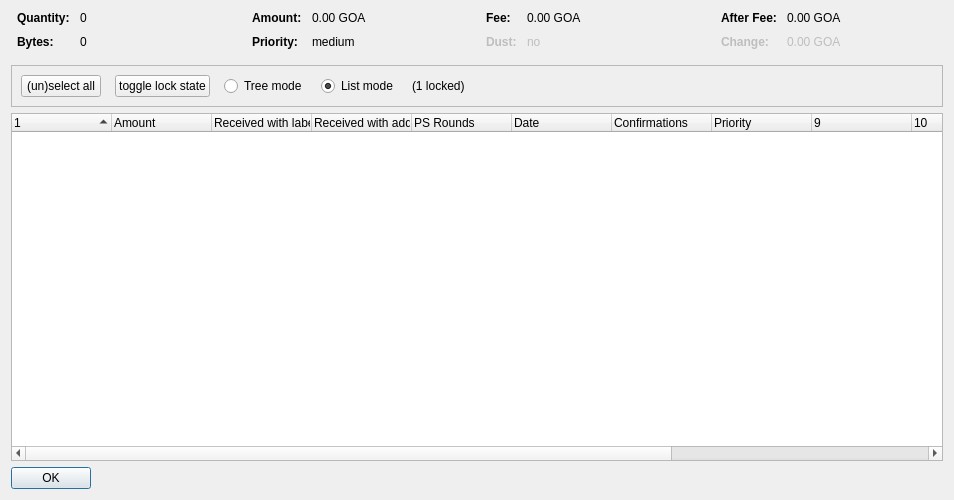
<?xml version="1.0" encoding="UTF-8"?>
<ui version="4.0">
 <class>CoinControlDialog</class>
 <widget class="QDialog" name="CoinControlDialog">
  <property name="geometry">
   <rect>
    <x>0</x>
    <y>0</y>
    <width>954</width>
    <height>500</height>
   </rect>
  </property>
  <property name="windowTitle">
   <string>Coin Selection</string>
  </property>
  <layout class="QVBoxLayout" name="verticalLayout">
   <item>
    <layout class="QHBoxLayout" name="horizontalLayoutTop" stretch="0,0,0,0">
     <property name="topMargin">
      <number>0</number>
     </property>
     <property name="bottomMargin">
      <number>10</number>
     </property>
     <item>
      <layout class="QFormLayout" name="formLayoutCoinControl1">
       <property name="horizontalSpacing">
        <number>10</number>
       </property>
       <property name="verticalSpacing">
        <number>10</number>
       </property>
       <property name="leftMargin">
        <number>6</number>
       </property>
       <property name="rightMargin">
        <number>6</number>
       </property>
       <item row="0" column="0">
        <widget class="QLabel" name="labelCoinControlQuantityText">
         <property name="font">
          <font>
           <weight>75</weight>
           <bold>true</bold>
          </font>
         </property>
         <property name="text">
          <string>Quantity:</string>
         </property>
        </widget>
       </item>
       <item row="0" column="1">
        <widget class="QLabel" name="labelCoinControlQuantity">
         <property name="cursor">
          <cursorShape>IBeamCursor</cursorShape>
         </property>
         <property name="contextMenuPolicy">
          <enum>Qt::ActionsContextMenu</enum>
         </property>
         <property name="text">
          <string notr="true">0</string>
         </property>
         <property name="textInteractionFlags">
          <set>Qt::LinksAccessibleByMouse|Qt::TextSelectableByKeyboard|Qt::TextSelectableByMouse</set>
         </property>
        </widget>
       </item>
       <item row="1" column="0">
        <widget class="QLabel" name="labelCoinControlBytesText">
         <property name="font">
          <font>
           <weight>75</weight>
           <bold>true</bold>
          </font>
         </property>
         <property name="text">
          <string>Bytes:</string>
         </property>
        </widget>
       </item>
       <item row="1" column="1">
        <widget class="QLabel" name="labelCoinControlBytes">
         <property name="cursor">
          <cursorShape>IBeamCursor</cursorShape>
         </property>
         <property name="contextMenuPolicy">
          <enum>Qt::ActionsContextMenu</enum>
         </property>
         <property name="text">
          <string notr="true">0</string>
         </property>
         <property name="textInteractionFlags">
          <set>Qt::LinksAccessibleByMouse|Qt::TextSelectableByKeyboard|Qt::TextSelectableByMouse</set>
         </property>
        </widget>
       </item>
      </layout>
     </item>
     <item>
      <layout class="QFormLayout" name="formLayoutCoinControl2">
       <property name="horizontalSpacing">
        <number>10</number>
       </property>
       <property name="verticalSpacing">
        <number>10</number>
       </property>
       <property name="leftMargin">
        <number>6</number>
       </property>
       <property name="rightMargin">
        <number>6</number>
       </property>
       <item row="0" column="0">
        <widget class="QLabel" name="labelCoinControlAmountText">
         <property name="font">
          <font>
           <weight>75</weight>
           <bold>true</bold>
          </font>
         </property>
         <property name="text">
          <string>Amount:</string>
         </property>
        </widget>
       </item>
       <item row="0" column="1">
        <widget class="QLabel" name="labelCoinControlAmount">
         <property name="cursor">
          <cursorShape>IBeamCursor</cursorShape>
         </property>
         <property name="contextMenuPolicy">
          <enum>Qt::ActionsContextMenu</enum>
         </property>
         <property name="text">
          <string notr="true">0.00 GOA</string>
         </property>
         <property name="textInteractionFlags">
          <set>Qt::LinksAccessibleByMouse|Qt::TextSelectableByKeyboard|Qt::TextSelectableByMouse</set>
         </property>
        </widget>
       </item>
       <item row="1" column="0">
        <widget class="QLabel" name="labelCoinControlPriorityText">
         <property name="font">
          <font>
           <weight>75</weight>
           <bold>true</bold>
          </font>
         </property>
         <property name="text">
          <string>Priority:</string>
         </property>
        </widget>
       </item>
       <item row="1" column="1">
        <widget class="QLabel" name="labelCoinControlPriority">
         <property name="cursor">
          <cursorShape>IBeamCursor</cursorShape>
         </property>
         <property name="contextMenuPolicy">
          <enum>Qt::ActionsContextMenu</enum>
         </property>
         <property name="text">
          <string>medium</string>
         </property>
         <property name="textInteractionFlags">
          <set>Qt::LinksAccessibleByMouse|Qt::TextSelectableByKeyboard|Qt::TextSelectableByMouse</set>
         </property>
        </widget>
       </item>
      </layout>
     </item>
     <item>
      <layout class="QFormLayout" name="formLayoutCoinControl3">
       <property name="horizontalSpacing">
        <number>10</number>
       </property>
       <property name="verticalSpacing">
        <number>10</number>
       </property>
       <property name="leftMargin">
        <number>6</number>
       </property>
       <property name="rightMargin">
        <number>6</number>
       </property>
       <item row="0" column="0">
        <widget class="QLabel" name="labelCoinControlFeeText">
         <property name="font">
          <font>
           <weight>75</weight>
           <bold>true</bold>
          </font>
         </property>
         <property name="text">
          <string>Fee:</string>
         </property>
        </widget>
       </item>
       <item row="0" column="1">
        <widget class="QLabel" name="labelCoinControlFee">
         <property name="cursor">
          <cursorShape>IBeamCursor</cursorShape>
         </property>
         <property name="contextMenuPolicy">
          <enum>Qt::ActionsContextMenu</enum>
         </property>
         <property name="text">
          <string notr="true">0.00 GOA</string>
         </property>
         <property name="textInteractionFlags">
          <set>Qt::LinksAccessibleByMouse|Qt::TextSelectableByKeyboard|Qt::TextSelectableByMouse</set>
         </property>
        </widget>
       </item>
       <item row="1" column="0">
        <widget class="QLabel" name="labelCoinControlLowOutputText">
         <property name="enabled">
          <bool>false</bool>
         </property>
         <property name="font">
          <font>
           <weight>75</weight>
           <bold>true</bold>
          </font>
         </property>
         <property name="text">
          <string>Dust:</string>
         </property>
        </widget>
       </item>
       <item row="1" column="1">
        <widget class="QLabel" name="labelCoinControlLowOutput">
         <property name="enabled">
          <bool>false</bool>
         </property>
         <property name="cursor">
          <cursorShape>IBeamCursor</cursorShape>
         </property>
         <property name="contextMenuPolicy">
          <enum>Qt::ActionsContextMenu</enum>
         </property>
         <property name="text">
          <string>no</string>
         </property>
         <property name="textInteractionFlags">
          <set>Qt::LinksAccessibleByMouse|Qt::TextSelectableByKeyboard|Qt::TextSelectableByMouse</set>
         </property>
        </widget>
       </item>
      </layout>
     </item>
     <item>
      <layout class="QFormLayout" name="formLayoutCoinControl4">
       <property name="horizontalSpacing">
        <number>10</number>
       </property>
       <property name="verticalSpacing">
        <number>10</number>
       </property>
       <property name="leftMargin">
        <number>6</number>
       </property>
       <property name="rightMargin">
        <number>6</number>
       </property>
       <item row="0" column="0">
        <widget class="QLabel" name="labelCoinControlAfterFeeText">
         <property name="font">
          <font>
           <weight>75</weight>
           <bold>true</bold>
          </font>
         </property>
         <property name="text">
          <string>After Fee:</string>
         </property>
        </widget>
       </item>
       <item row="0" column="1">
        <widget class="QLabel" name="labelCoinControlAfterFee">
         <property name="cursor">
          <cursorShape>IBeamCursor</cursorShape>
         </property>
         <property name="contextMenuPolicy">
          <enum>Qt::ActionsContextMenu</enum>
         </property>
         <property name="text">
          <string notr="true">0.00 GOA</string>
         </property>
         <property name="textInteractionFlags">
          <set>Qt::LinksAccessibleByMouse|Qt::TextSelectableByKeyboard|Qt::TextSelectableByMouse</set>
         </property>
        </widget>
       </item>
       <item row="1" column="0">
        <widget class="QLabel" name="labelCoinControlChangeText">
         <property name="enabled">
          <bool>false</bool>
         </property>
         <property name="font">
          <font>
           <weight>75</weight>
           <bold>true</bold>
          </font>
         </property>
         <property name="text">
          <string>Change:</string>
         </property>
        </widget>
       </item>
       <item row="1" column="1">
        <widget class="QLabel" name="labelCoinControlChange">
         <property name="enabled">
          <bool>false</bool>
         </property>
         <property name="cursor">
          <cursorShape>IBeamCursor</cursorShape>
         </property>
         <property name="contextMenuPolicy">
          <enum>Qt::ActionsContextMenu</enum>
         </property>
         <property name="text">
          <string notr="true">0.00 GOA</string>
         </property>
         <property name="textInteractionFlags">
          <set>Qt::LinksAccessibleByMouse|Qt::TextSelectableByKeyboard|Qt::TextSelectableByMouse</set>
         </property>
        </widget>
       </item>
      </layout>
     </item>
    </layout>
   </item>
   <item>
    <widget class="QFrame" name="frame">
     <property name="minimumSize">
      <size>
       <width>0</width>
       <height>40</height>
      </size>
     </property>
     <property name="frameShape">
      <enum>QFrame::StyledPanel</enum>
     </property>
     <property name="frameShadow">
      <enum>QFrame::Sunken</enum>
     </property>
     <layout class="QHBoxLayout" name="horizontalLayout">
      <item>
       <layout class="QHBoxLayout" name="horizontalLayoutPanel" stretch="0,0,0,0,0,0">
        <property name="spacing">
         <number>14</number>
        </property>
        <item>
         <widget class="QPushButton" name="pushButtonSelectAll">
          <property name="sizePolicy">
           <sizepolicy hsizetype="Maximum" vsizetype="Fixed">
            <horstretch>0</horstretch>
            <verstretch>0</verstretch>
           </sizepolicy>
          </property>
          <property name="text">
           <string>(un)select all</string>
          </property>
          <property name="autoDefault">
           <bool>false</bool>
          </property>
         </widget>
        </item>
        <item>
         <widget class="QPushButton" name="pushButtonToggleLock">
          <property name="sizePolicy">
           <sizepolicy hsizetype="Maximum" vsizetype="Fixed">
            <horstretch>0</horstretch>
            <verstretch>0</verstretch>
           </sizepolicy>
          </property>
          <property name="text">
           <string>toggle lock state</string>
          </property>
          <property name="autoDefault">
           <bool>false</bool>
          </property>
         </widget>
        </item>
        <item>
         <widget class="QRadioButton" name="radioTreeMode">
          <property name="sizePolicy">
           <sizepolicy hsizetype="Maximum" vsizetype="Fixed">
            <horstretch>0</horstretch>
            <verstretch>0</verstretch>
           </sizepolicy>
          </property>
          <property name="text">
           <string>Tree mode</string>
          </property>
         </widget>
        </item>
        <item>
         <widget class="QRadioButton" name="radioListMode">
          <property name="sizePolicy">
           <sizepolicy hsizetype="Maximum" vsizetype="Fixed">
            <horstretch>0</horstretch>
            <verstretch>0</verstretch>
           </sizepolicy>
          </property>
          <property name="text">
           <string>List mode</string>
          </property>
          <property name="checked">
           <bool>true</bool>
          </property>
         </widget>
        </item>
        <item>
         <widget class="QLabel" name="labelLocked">
          <property name="text">
           <string>(1 locked)</string>
          </property>
         </widget>
        </item>
        <item>
         <spacer name="horizontalSpacer">
          <property name="orientation">
           <enum>Qt::Horizontal</enum>
          </property>
          <property name="sizeHint" stdset="0">
           <size>
            <width>40</width>
            <height>20</height>
           </size>
          </property>
         </spacer>
        </item>
       </layout>
      </item>
     </layout>
    </widget>
   </item>
   <item>
    <widget class="CoinControlTreeWidget" name="treeWidget">
     <property name="contextMenuPolicy">
      <enum>Qt::CustomContextMenu</enum>
     </property>
     <property name="sortingEnabled">
      <bool>false</bool>
     </property>
     <property name="columnCount">
      <number>13</number>
     </property>
     <attribute name="headerShowSortIndicator" stdset="0">
      <bool>true</bool>
     </attribute>
     <attribute name="headerStretchLastSection">
      <bool>false</bool>
     </attribute>
     <column>
      <property name="text">
       <string/>
      </property>
     </column>
     <column>
      <property name="text">
       <string>Amount</string>
      </property>
     </column>
     <column>
      <property name="text">
       <string>Received with label</string>
      </property>
     </column>
     <column>
      <property name="text">
       <string>Received with address</string>
      </property>
     </column>
     <column>
      <property name="text">
       <string>PS Rounds</string>
      </property>
     </column>
     <column>
      <property name="text">
       <string>Date</string>
      </property>
     </column>
     <column>
      <property name="text">
       <string>Confirmations</string>
      </property>
      <property name="toolTip">
       <string>Confirmed</string>
      </property>
     </column>
     <column>
      <property name="text">
       <string>Priority</string>
      </property>
     </column>
     <column>
      <property name="text">
       <string/>
      </property>
     </column>
     <column>
      <property name="text">
       <string/>
      </property>
     </column>
     <column>
      <property name="text">
       <string/>
      </property>
     </column>
     <column>
      <property name="text">
       <string/>
      </property>
     </column>
     <column>
      <property name="text">
       <string/>
      </property>
     </column>
    </widget>
   </item>
   <item>
    <widget class="QDialogButtonBox" name="buttonBox">
     <property name="sizePolicy">
      <sizepolicy hsizetype="Maximum" vsizetype="Fixed">
       <horstretch>0</horstretch>
       <verstretch>0</verstretch>
      </sizepolicy>
     </property>
     <property name="orientation">
      <enum>Qt::Horizontal</enum>
     </property>
     <property name="standardButtons">
      <set>QDialogButtonBox::Ok</set>
     </property>
    </widget>
   </item>
  </layout>
 </widget>
 <customwidgets>
  <customwidget>
   <class>CoinControlTreeWidget</class>
   <extends>QTreeWidget</extends>
   <header>coincontroltreewidget.h</header>
  </customwidget>
 </customwidgets>
 <resources/>
 <connections/>
</ui>
